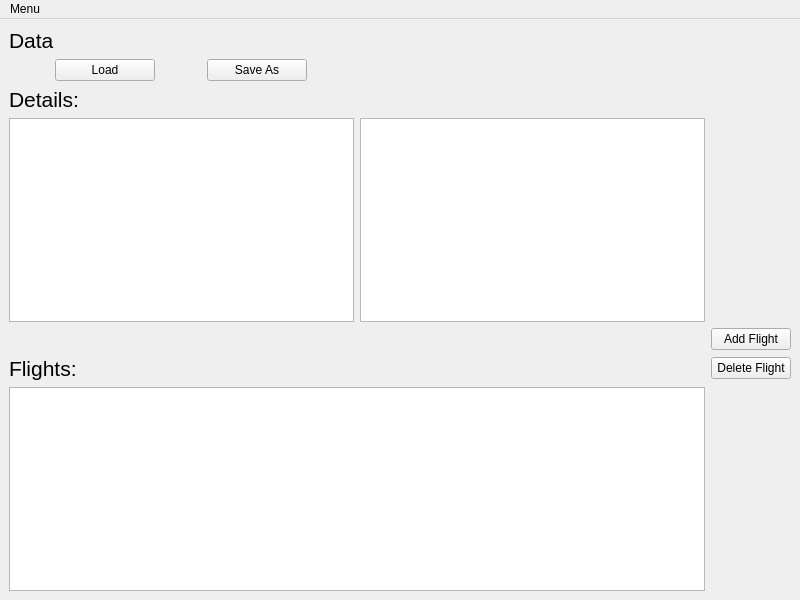
<?xml version="1.0" encoding="UTF-8"?>
<ui version="4.0">
 <class>MainWindow</class>
 <widget class="QMainWindow" name="MainWindow">
  <property name="geometry">
   <rect>
    <x>0</x>
    <y>0</y>
    <width>800</width>
    <height>600</height>
   </rect>
  </property>
  <property name="windowTitle">
   <string>MainWindow</string>
  </property>
  <widget class="QWidget" name="centralwidget">
   <layout class="QGridLayout" name="gridLayout">
    <item row="8" column="4">
     <widget class="QPushButton" name="pushButton_4">
      <property name="text">
       <string>Add Flight</string>
      </property>
     </widget>
    </item>
    <item row="9" column="0">
     <widget class="QLabel" name="label_3">
      <property name="font">
       <font>
        <pointsize>16</pointsize>
       </font>
      </property>
      <property name="text">
       <string>Flights:</string>
      </property>
     </widget>
    </item>
    <item row="1" column="0">
     <layout class="QGridLayout" name="gridLayout_2">
      <item row="0" column="0">
       <widget class="QPushButton" name="pushButton">
        <property name="maximumSize">
         <size>
          <width>100</width>
          <height>16777215</height>
         </size>
        </property>
        <property name="text">
         <string>Load</string>
        </property>
       </widget>
      </item>
      <item row="0" column="1">
       <widget class="QPushButton" name="pushButton_2">
        <property name="maximumSize">
         <size>
          <width>100</width>
          <height>500</height>
         </size>
        </property>
        <property name="text">
         <string>Save As</string>
        </property>
       </widget>
      </item>
     </layout>
    </item>
    <item row="3" column="0">
     <widget class="QLabel" name="label">
      <property name="font">
       <font>
        <pointsize>16</pointsize>
       </font>
      </property>
      <property name="text">
       <string>Details:</string>
      </property>
     </widget>
    </item>
    <item row="9" column="4">
     <widget class="QPushButton" name="pushButton_3">
      <property name="text">
       <string>Delete Flight</string>
      </property>
     </widget>
    </item>
    <item row="0" column="0">
     <widget class="QLabel" name="label_2">
      <property name="font">
       <font>
        <pointsize>16</pointsize>
       </font>
      </property>
      <property name="text">
       <string>Data</string>
      </property>
     </widget>
    </item>
    <item row="6" column="0">
     <widget class="QListView" name="listView_2"/>
    </item>
    <item row="6" column="1">
     <widget class="QListView" name="listView"/>
    </item>
    <item row="10" column="0" colspan="2">
     <widget class="QTableView" name="tableView"/>
    </item>
   </layout>
  </widget>
  <widget class="QMenuBar" name="menubar">
   <property name="geometry">
    <rect>
     <x>0</x>
     <y>0</y>
     <width>800</width>
     <height>20</height>
    </rect>
   </property>
   <widget class="QMenu" name="menuMenu">
    <property name="title">
     <string>Menu</string>
    </property>
    <addaction name="actionAbout"/>
   </widget>
   <addaction name="menuMenu"/>
  </widget>
  <action name="actionAbout">
   <property name="text">
    <string>About</string>
   </property>
  </action>
 </widget>
 <resources/>
 <connections>
  <connection>
   <sender>pushButton</sender>
   <signal>clicked()</signal>
   <receiver>MainWindow</receiver>
   <slot>loadButtonClicked()</slot>
   <hints>
    <hint type="sourcelabel">
     <x>154</x>
     <y>81</y>
    </hint>
    <hint type="destinationlabel">
     <x>839</x>
     <y>223</y>
    </hint>
   </hints>
  </connection>
  <connection>
   <sender>pushButton_4</sender>
   <signal>clicked()</signal>
   <receiver>MainWindow</receiver>
   <slot>addFlightClicked()</slot>
   <hints>
    <hint type="sourcelabel">
     <x>725</x>
     <y>335</y>
    </hint>
    <hint type="destinationlabel">
     <x>923</x>
     <y>414</y>
    </hint>
   </hints>
  </connection>
  <connection>
   <sender>pushButton_2</sender>
   <signal>clicked()</signal>
   <receiver>MainWindow</receiver>
   <slot>saveButtonClicked()</slot>
   <hints>
    <hint type="sourcelabel">
     <x>257</x>
     <y>64</y>
    </hint>
    <hint type="destinationlabel">
     <x>1521</x>
     <y>120</y>
    </hint>
   </hints>
  </connection>
  <connection>
   <sender>pushButton_3</sender>
   <signal>clicked()</signal>
   <receiver>MainWindow</receiver>
   <slot>deleteButtonClicked()</slot>
   <hints>
    <hint type="sourcelabel">
     <x>754</x>
     <y>372</y>
    </hint>
    <hint type="destinationlabel">
     <x>1218</x>
     <y>506</y>
    </hint>
   </hints>
  </connection>
 </connections>
 <slots>
  <slot>loadButtonClicked()</slot>
  <slot>addFlightClicked()</slot>
  <slot>saveButtonClicked()</slot>
  <slot>deleteButtonClicked()</slot>
 </slots>
</ui>
